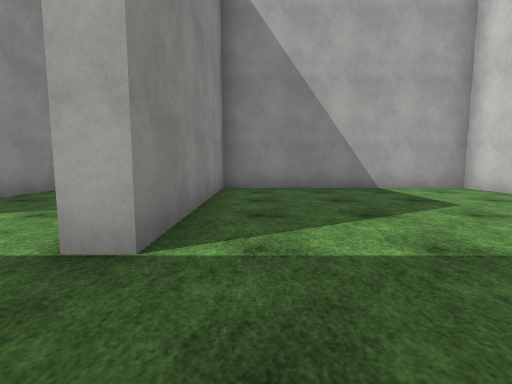
View 1 (above)

24 first-person views from a walk through a Unity game level. The camera is 1.2 m above the floor, tilts 6° down and sees 85° across. The floor is counted in squares, 2 m on a side. Each view is taken from the middle of a square. On the plan, view 1 faces up. The plan holds only what a view shows up to about 9 squares ahead; the rest is blank. The place goes on beyond the plan. The player character is not drawn. Surface patterns are stand-ins for the level's own textures.

View 2
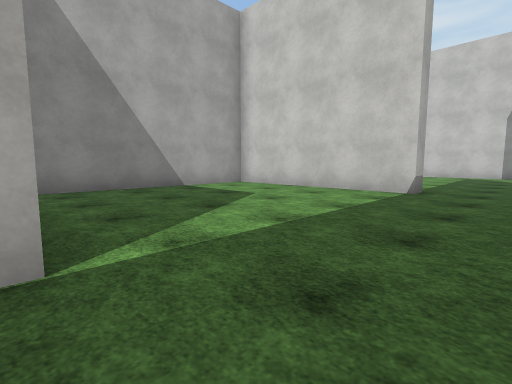

View 3
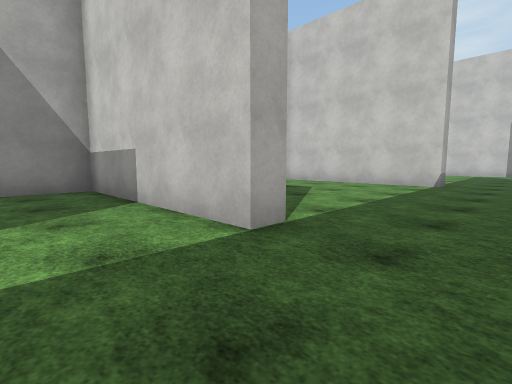

View 4
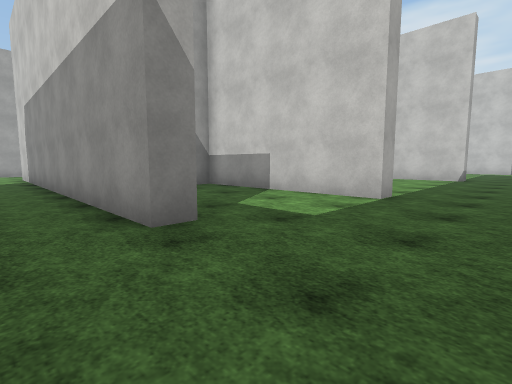

View 5
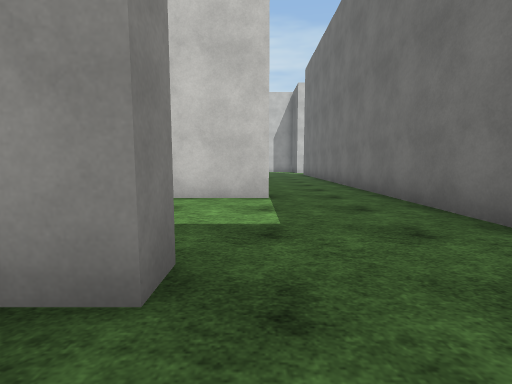

View 6
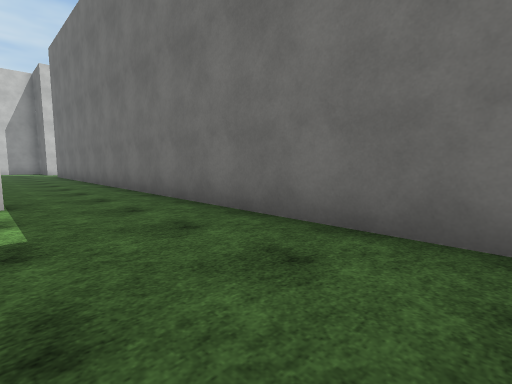

View 7
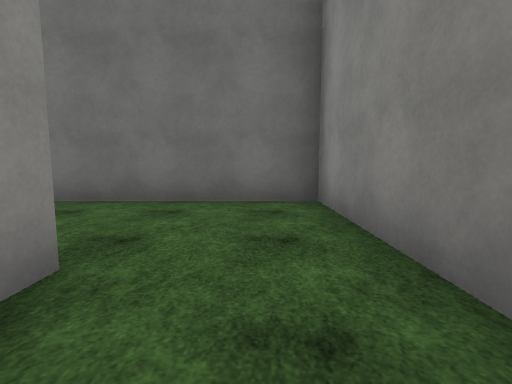

View 8
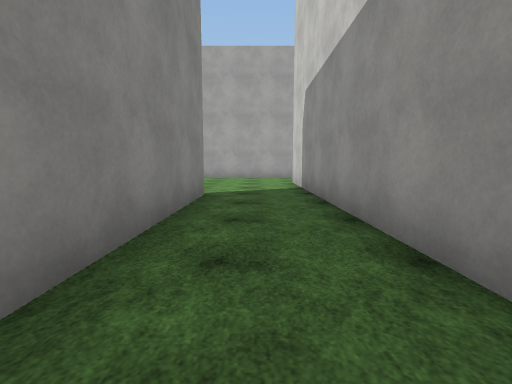

View 9
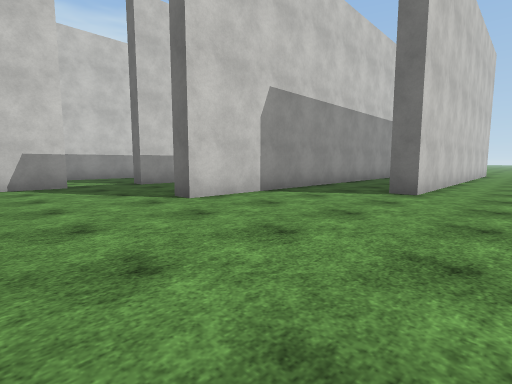

View 10
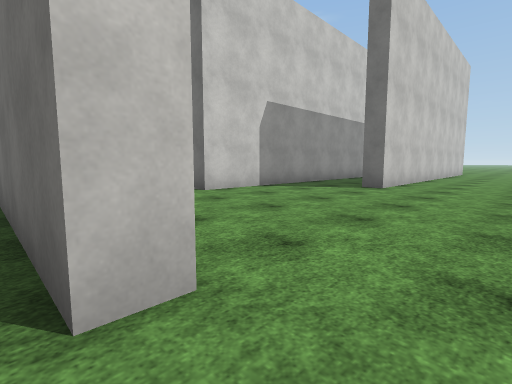

View 11
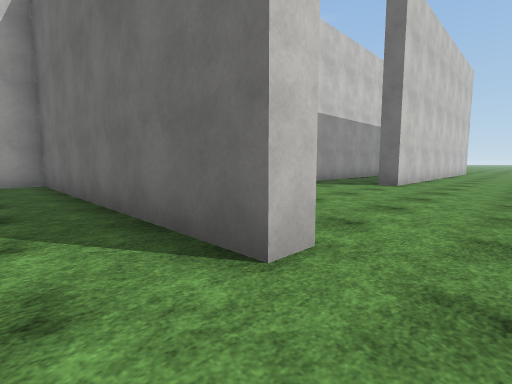

View 12
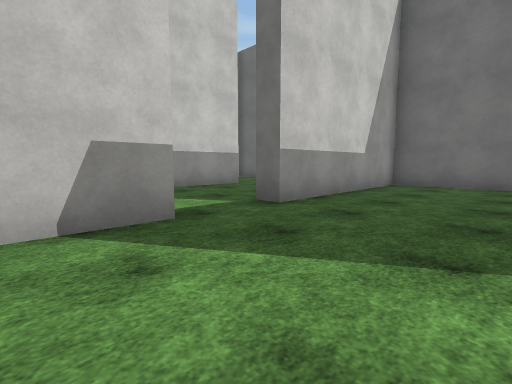

View 13
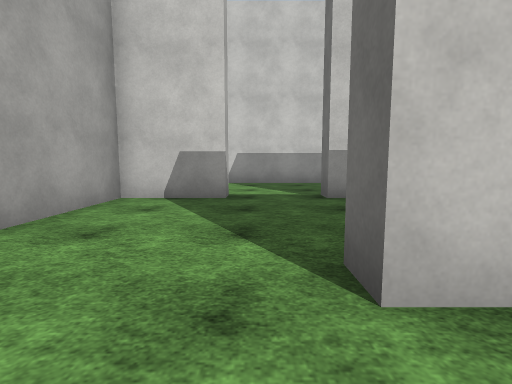

View 14
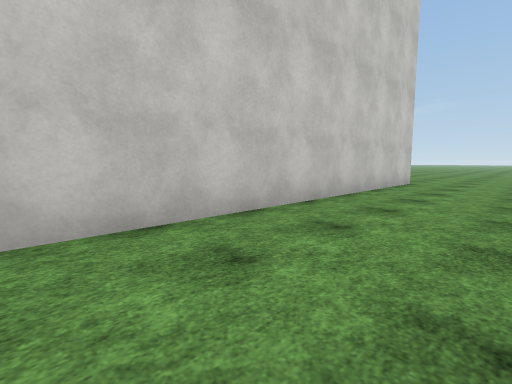

View 15
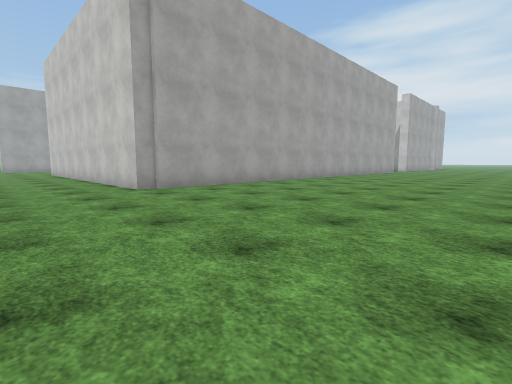

View 16
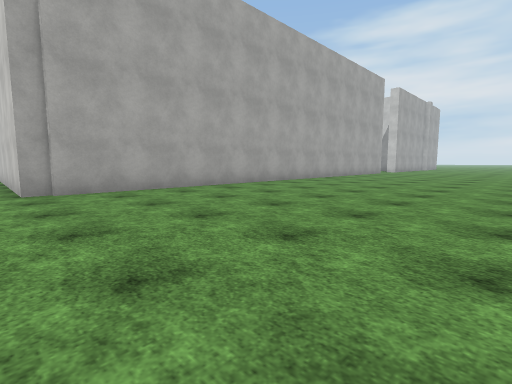

View 17
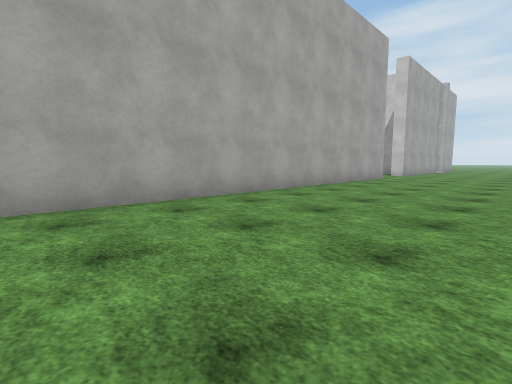

View 18
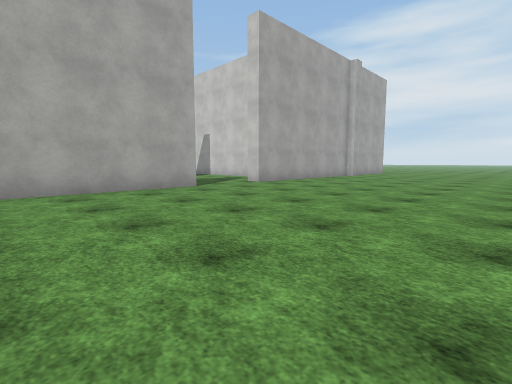

View 19
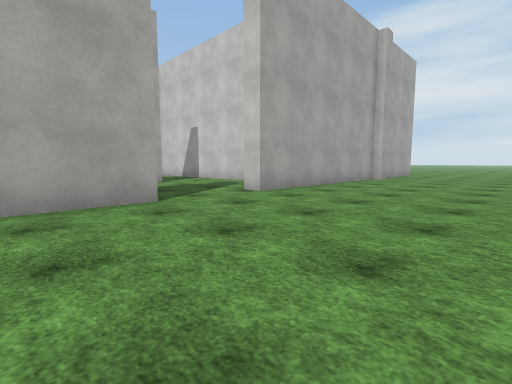

View 20
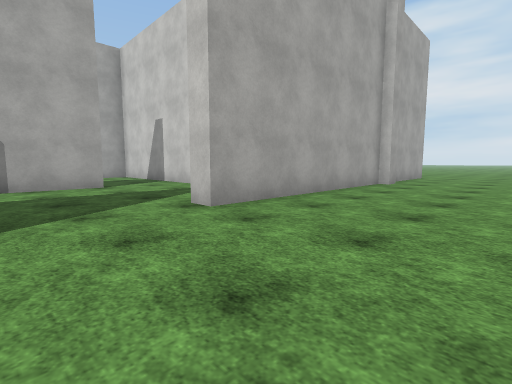

View 21
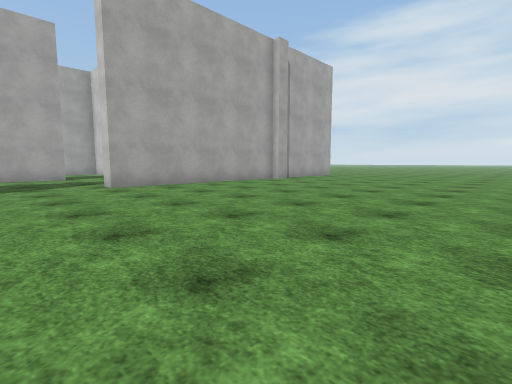

View 22
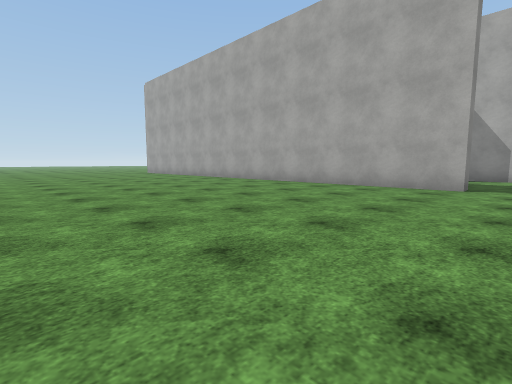

View 23
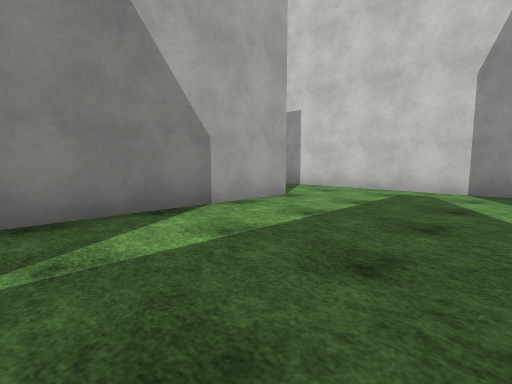

View 24
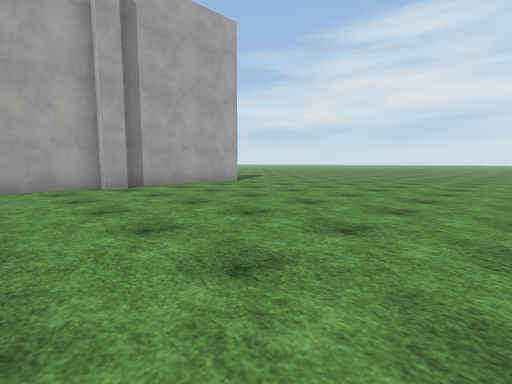

### Floor plan
Ten units are one square. View 1 is at (0, 0); x grows to the right and y downward. Boxes are objects, and circles mark ways between rooms. Rooms are numbered by the first view taken in them; rooms with no view inside come last. Other rooms are left out.
<svg viewBox="-100 -235 290 260">
<path fill="none" stroke="#000" d="M49 -16 49 -66 -8 -66 -8 -18 -13 -18M-15 4 45 4M-44 -25 -49 -25M-13 -18 -13 -66 -28 -66M-70 -30 -70 4 -15 4M-44 -61 -44 -48M55 -16 49 -16M80 4 80 9 -75 9 -75 -93 -70 -93 -70 -50M-49 -25 -49 -125 -44 -125M-38 -71 -13 -71 -13 -118 -8 -118M102 -34 61 -34M124 -2 124 -52M161 9 103 9 103 4M-8 -135 -13 -135 -13 -153 -36 -153M166 12 160 12M185 9 166 9M-89 -152 -89 -158M-89 -158 -13 -158"/>
<circle cx="-10" cy="-5" r="3" fill="#2a7"/>
<circle cx="50" cy="-5" r="3" fill="#2a7"/>
<circle cx="-60" cy="-30" r="3" fill="#2a7"/>
<circle cx="-95" cy="-160" r="3" fill="#2a7"/>
<text x="20" y="-30">1</text>
<text x="-40" y="-30">2</text>
<text x="10" y="20">3</text>
<text x="50" y="-230">4</text>
</svg>
Room 1 opens to room 2. Room 1 opens to room 3. Room 2 opens to room 3. Room 3 opens to room 4.

Where each view was taken, in squares from view 1:
view 1: 0 up, 0 right, facing up
view 2: 0 up, 1 left, facing up-right
view 3: 0 up, 3 left, facing up-right
view 4: 0 up, 6 left, facing up-right
view 5: 2 up, 6 left, facing right
view 6: 2 up, 6 left, facing down-right
view 7: 4 up, 6 left, facing down
view 8: 4 up, 6 left, facing up
view 9: 15 up, 9 left, facing down-right
view 10: 16 up, 10 left, facing down-right
view 11: 17 up, 10 left, facing down-right
view 12: 15 up, 4 left, facing down-right
view 13: 13 up, 6 left, facing right
view 14: 8 up, 10 left, facing down-right
view 15: 7 down, 10 left, facing up-right
view 16: 7 down, 8 left, facing up-right
view 17: 5 down, 3 left, facing up-right
view 18: 7 down, 4 right, facing up-right
view 19: 5 down, 6 right, facing up-right
view 20: 4 down, 8 right, facing up-right
view 21: 8 down, 8 right, facing up-right
view 22: 8 down, 9 right, facing up-left
view 23: 0 up, 6 right, facing up-right
view 24: 8 down, 14 right, facing up-right
